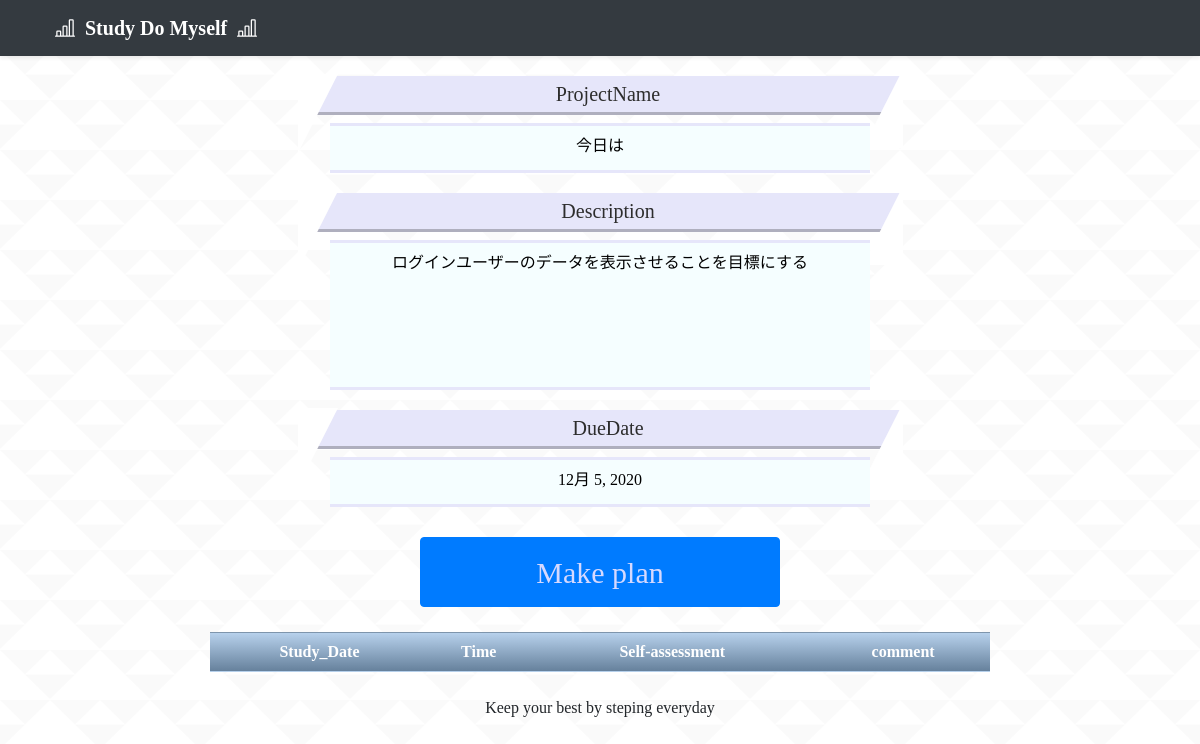
The app's page /project_detail/20/ with its own data.
### studyapp/models.py (models this page shows, shortened)
class Project(models.Model):
    author = models.ForeignKey(settings.AUTH_USER_MODEL, on_delete=models.CASCADE)
    project_name = models.CharField('プロジェクト名', max_length=200, blank=False)
    description = models.TextField('目標', blank=False)
    expenses_item = models.CharField('経費項目', max_length=200, blank=True)
    expenses = models.CharField('経費', max_length=200, blank=True)
    build_date = models.DateField(verbose_name='作成日', blank=True, default=timezone.datetime.today())
    due_date = models.DateField(verbose_name='設定日', blank=True, null=True)

### studyapp/views.py (the view)
# urls.py: path('project_detail/<int:pk>/', views.ProjectDetailView.as_view(), name='project_detail'),
class ProjectDetailView(DetailView):
    template_name = 'project_detail.html'
    model = Project

### templates/project_detail.html (shortened to what this page needs)
{% extends 'base.html' %}
{% load static %}
{% block content %}
<!doctype html>
<html lang="ja">
<head>
  <link rel='stylesheet' href="{% static 'css/project_detail.css' %}">
</head>
<body>
  <header>
    <div class="navbar navbar-dark bg-dark shadow-sm">
      <div class="container d-flex justify-content-between">
        <a href="{% url 'mypage' %}" class="navbar-brand d-flex align-items-center">
          <strong>Study Do Myself</strong>
        </a>
      </div>
    </div>
  </header>
  <main role="main">
    <div class=contents>
      <h3 class=project_name> ProjectName </h3>
      <p class=box>{{ object.project_name }}</p>
      <h3 class=Description> Description </h3>
      <p class=descriptionbox>{{ object.description }}</p>
      <h3 class=due_date> DueDate </h3>
      <p class=box>{{ object.due_date }}</p>
      <button class="btn btn-primary btn-block"><a href="{% url 'setplan' %}">Make plan</a></button>
      <table>
        <tr class='term'>
          <th> Study_Date </th>
          <th> Time </th>
          <th> Self-assessment </th>
          <th> comment </th>
        </tr>
      </table>
    </div>
  </main>
  <br>
  <footer>
    <div class="container-fluid" style="margin-right:auto; margin-left:auto; width:300px;">
      Keep your best by steping everyday
    </div>
  </footer>
</body>
</html>
{% endblock content %}

### studyapp/static/css/project_detail.css (style rules this page uses)
body { font-family: 'Comic Sans MS'; background-image: url(../img/triangle-mosaic.png); }
h3 { margin-top:20px; margin-left:auto; margin-right:auto; position: relative; padding: 5px 26px 5px 42px; width:50%; background: #e6e6fa; font-size: 20px; color: #2d2d2d; line-height: 1.3; border-bottom: solid 3px #afafbe; z-index:-2; }
h3:before { position: absolute; content: ''; left: -2px; top: -2px; width: 0; height: 0; border: none; border-left: solid 40px white; border-bottom: solid 79px transparent; z-index: -1; }
h3:after { position: absolute; content: ''; right: -3px; top: -7px; width: 0; height: 0; border: none; border-left: solid 40px transparent; border-bottom: solid 79px white; z-index: -1; }
.box { width:45%; height:50px; margin-right: auto; margin-left: auto; padding: 8px 19px; color: black; background: rgb(245, 254, 255); border-top: solid 3px #e6e6fa; border-bottom: solid 3px #e6e6fa; }
.descriptionbox { width:45%; height:150px; margin-right: auto; margin-left: auto; padding: 8px 19px; color: black; background: rgb(245, 254, 255); border-top: solid 3px #e6e6fa; border-bottom: solid 3px #e6e6fa; }
.btn.btn-primary.btn-block { width:30%; height:70px; font-size: 30px; margin-right: auto; margin-left: auto; margin-top: 30px; }
a { color :rgb(214, 217, 255); text-decoration: none; }
.contents { margin-left: auto; margin-right: auto; text-align: center; }
.container-fluid { text-align: center; }
footer { padding-left: auto; padding-right: auto; }
table { width: 65%; height: 40px; margin-top: 25px; border-collapse:separate; border-spacing: 0; margin-right: auto; margin-left: auto; }
tr.term { text-align: center; color:white; background: linear-gradient(#b7d1ec,#66819c); border-left: 1px solid #3c6690; border-top: 1px solid #3c6690; border-bottom: 1px solid #3c66909d; box-shadow: 0px 0.5px 0.5px rgba(255,255,255,0.3) inset; padding: 10px 0; }

### records on screen
Project: project_name "今日は", description "ログインユーザーのデータを表示させることを目標にする", due_date "12月 5, 2020"
